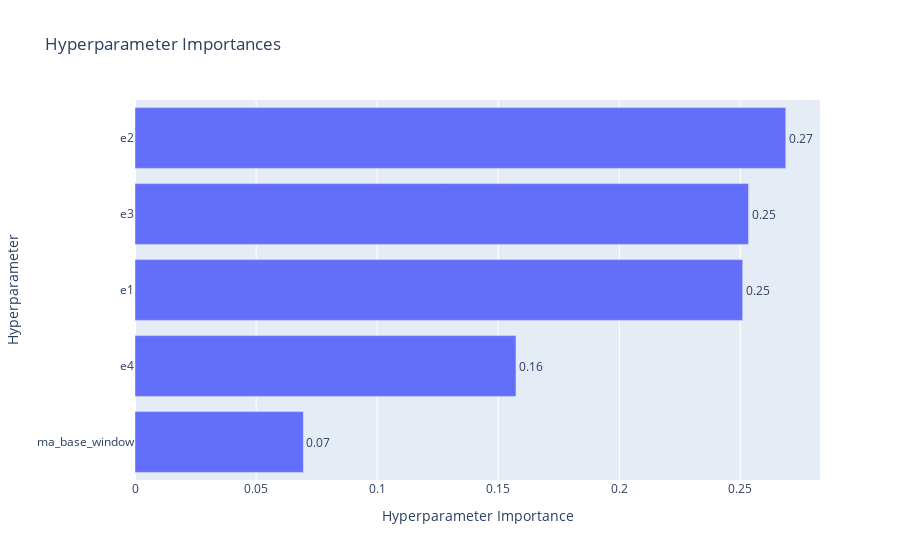

Notebook cell for this chart:
### Code cell
plot_param_importances(study)

### Figure 1 — Plotly figure (JSON) as saved in the notebook; plotly's stock layout.template omitted (floating-point values rounded to 4 significant figures)
{"data": [{"cliponaxis": false, "hovertemplate": ["ma_base_window (IntDistribution): 0.06954143839204674<extra></extra>", "e4 (FloatDistribution): 0.1573374848289465<extra></extra>", "e1 (FloatDistribution): 0.250971192552601<extra></extra>", "e3 (FloatDistribution): 0.25339344193443836<extra></extra>", "e2 (FloatDistribution): 0.26875644229196743<extra></extra>"], "name": "Objective Value", "orientation": "h", "text": ["0.07", "0.16", "0.25", "0.25", "0.27"], "textposition": "outside", "type": "bar", "x": [0.06954, 0.1573, 0.251, 0.2534, 0.2688], "y": ["ma_base_window", "e4", "e1", "e3", "e2"]}], "layout": {"title": {"text": "Hyperparameter Importances"}, "xaxis": {"title": {"text": "Hyperparameter Importance"}}, "yaxis": {"title": {"text": "Hyperparameter"}}}}
